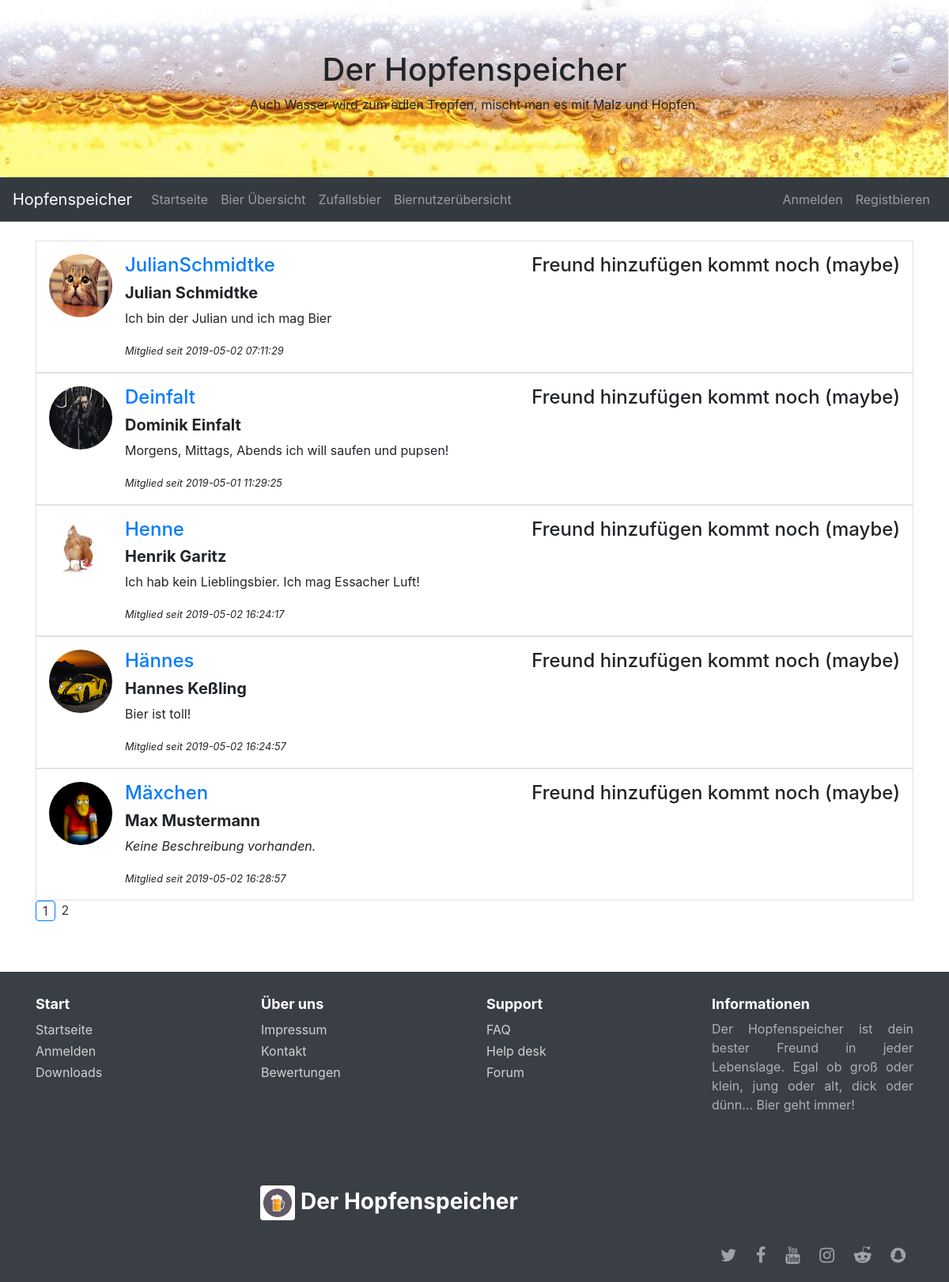
The page /User/index.php on the database its author committed.
### tables this page shows
CREATE TABLE `users` (
  `id` int(11) NOT NULL,
  `image` varchar(255) NOT NULL,
  `username` varchar(32) NOT NULL,
  `email` varchar(255) NOT NULL,
  `password` text NOT NULL,
  `firstname` varchar(64) NOT NULL,
  `lastname` varchar(64) NOT NULL,
  `description` text NOT NULL,
  `passwordcode` varchar(255) NOT NULL,
  `favbeer_id` int(11) NOT NULL,
  `timestamp` datetime NOT NULL
);

### objects/user.php (called while the page is built, shortened)
<?php
class User {
  private $connection;
  private $table_name = "users";
  private $id;
  private $firstname;
  private $lastname;
  private $username;
  private $email;
  private $description;
  private $image;
  private $timestamp;
  function __construct($db) {
    $this->connection = $db;
  }
  function readOne() {
    if (!empty($this->id)){
      $query = "SELECT * FROM " . $this->table_name . " WHERE id = ? limit 0,1";
      $stmt = $this->connection->prepare($query);
      $stmt->bindParam(1, $this->id);
    } elseif (!empty($this->username)) {
      $query = "SELECT * FROM " . $this->table_name . " WHERE username LIKE :username limit 0,1";
      $stmt = $this->connection->prepare($query);
      $stmt->bindParam(":username", $this->username);
    } elseif (!empty($this->email)) {
      $query = "SELECT * FROM " . $this->table_name . " WHERE email LIKE :email limit 0,1";
      $stmt = $this->connection->prepare($query);
      $stmt->bindParam(":email", $this->email);
    } else {
      return false;
    }
    if($stmt->execute()){
      $count = $stmt->rowCount();
      $row = $stmt->fetch(PDO::FETCH_ASSOC);
      return true;
    } else {
      return false;
    }
  }
  static function readAll($from_record_num, $records_per_page, $db) {
    $query = "SELECT id From users LIMIT {$from_record_num}, {$records_per_page}";
    $stmt = $db->prepare($query);
    $stmt->execute();
    $user_array = array();
    while ($row = $stmt->fetch(PDO::FETCH_ASSOC)){
      $user = new User($db);
      $user->setId($row['id']);
      $user->readOne();
      $user_array[] = $user;
    }
    return $user_array;
  }
  function getId() {
    return $this->id;
  }
  function getFirstname() {
    return $this->firstname;
  }
  function getLastname() {
    return $this->lastname;
  }
  function getUsername() {
    return $this->username;
  }
  function getDescription() {
    return $this->description;
  }
  function getImage(){
    return $this->image;
  }
  function getTimestamp(){
    return $this->timestamp;
  }
  function setId($newId) {
    $this->id = $newId;
  }
  function setFirstname($newFirstname) {
    $this->firstname = $newFirstname;
  }
  function setLastname($newLastname) {
    $this->lastname = $newLastname;
  }
  function setUsername($newUsername) {
    $this->username = $newUsername;
  }
  function setEmail($newEmail) {
    $this->email = $newEmail;
  }
  function setDescription($newDescription) {
    $this->description = $newDescription;
  }
  function setImage($newImage) {
    $this->image = $newImage;
  }
  function setTimestamp($newTimestamp) {
    $this->timestamp = $newTimestamp;
  }
}
?>

### User/index.php (the view, shortened to what this page needs)
<?php
include_once $_SERVER["DOCUMENT_ROOT"] . '/Hopfenspeicher/Extras/header.php';
$loggedUser_ID = null;
$page = isset($_GET['page']) ? $_GET['page'] : 1;
$records_per_page = 5;
$from_record_num = ($records_per_page * $page) - $records_per_page;
$database = new Database();
$db = $database->getConnection();
$user_array = User::readAll($from_record_num, $records_per_page, $db);
foreach ($user_array as $user) {
  if(($user->getImage() != '') AND (file_exists('../uploads/' . $user->getImage()))){
    $image = '/Hopfenspeicher/uploads/' . $user->getImage();
  } else {
    $image = "/Hopfenspeicher/Assets/user_empty.png";
  }?>
  <div class="row">
    <div class="col-12">
      <div class="media border p-3">
        <img src='<?php echo $image; ?>' alt="Profilbild" class="mr-3 rounded-circle" height="80px" width="80px";>
        <div class="media-body">
          <h4><a href="/Hopfenspeicher/User/profile.php?User=<?php echo $user->getUsername(); ?>"><?php echo $user->getUsername(); ?></a>
            <?php if ($loggedUser_ID != $user->getId()) { ?>
              <span class="float-right">Freund hinzufügen kommt noch (maybe)</h4>
            <?php } ?>
              <h5><b><?php echo $user->getFirstname() . " " . $user->getLastname(); ?></b></h5>
          <?php $description = $user->getDescription();
          if (empty($description)) {
            echo "<p><i>Keine Beschreibung vorhanden.</i></p>";
          } else {
            echo "<p>" . $description . "</p>";
          } ?>
          <small><i>Mitglied seit <?php echo $user->getTimestamp(); ?></i></small>
        </div>
      </div>
    </div>
  </div>
<?php }
include_once $_SERVER["DOCUMENT_ROOT"] . '/Hopfenspeicher/Extras/paging.php';
include_once $_SERVER["DOCUMENT_ROOT"] . '/Hopfenspeicher/Extras/footer.php';
?>

### Style/customStyle.css (style rules this page uses)
html { height: 100%; }
body { display: flex; display: -webkit-flex; flex-direction: column; -webkit-flex-direction: column; height: 100%; }

### rows shown on the page
users: image (picture), username "JulianSchmidtke", shows "Freund hinzufügen kommt noch (maybe)", firstname "Julian", lastname "Schmidtke", description "Ich bin der Julian und ich mag Bier", timestamp "2019-05-02 07:11:29"
users: image (picture), username "Deinfalt", shows "Freund hinzufügen kommt noch (maybe)", firstname "Dominik", lastname "Einfalt", description "Morgens, Mittags, Abends ich will saufen und pupsen!", timestamp "2019-05-01 11:29:25"
users: image (picture), username "Henne", shows "Freund hinzufügen kommt noch (maybe)", firstname "Henrik", lastname "Garitz", description "Ich hab kein Lieblingsbier. Ich mag Essacher Luft!", timestamp "2019-05-02 16:24:17"
users: image (picture), username "Hännes", shows "Freund hinzufügen kommt noch (maybe)", firstname "Hannes", lastname "Keßling", description "Bier ist toll!", timestamp "2019-05-02 16:24:57"
users: image (picture), username "Mäxchen", shows "Freund hinzufügen kommt noch (maybe)", firstname "Max", lastname "Mustermann", shows "Keine Beschreibung vorhanden.", timestamp "2019-05-02 16:28:57"
